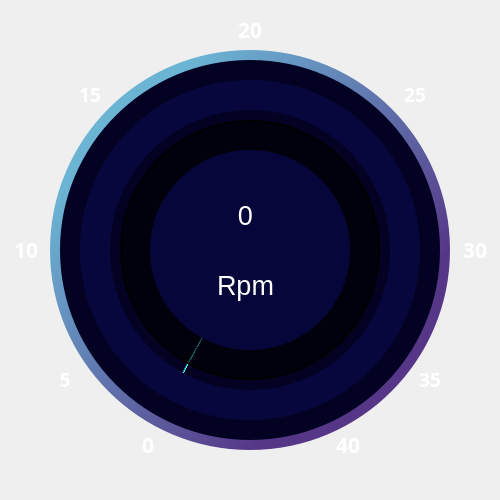
      <widget class="QFrame" name="rpmFrame_3">
       <property name="geometry">
        <rect>
         <x>100</x>
         <y>110</y>
         <width>500</width>
         <height>500</height>
        </rect>
       </property>
       <property name="styleSheet">
        <string notr="true">background-color: none;</string>
       </property>
       <property name="frameShape">
        <enum>QFrame::NoFrame</enum>
       </property>
       <property name="frameShadow">
        <enum>QFrame::Raised</enum>
       </property>
       <widget class="QLabel" name="label10_3">
        <property name="geometry">
         <rect>
          <x>10</x>
          <y>230</y>
          <width>32</width>
          <height>40</height>
         </rect>
        </property>
        <property name="maximumSize">
         <size>
          <width>47</width>
          <height>16777215</height>
         </size>
        </property>
        <property name="font">
         <font>
          <pointsize>15</pointsize>
         </font>
        </property>
        <property name="styleSheet">
         <string notr="true">color: rgb(255, 255, 255);
background-color: none;</string>
        </property>
        <property name="text">
         <string>&lt;p&gt;&lt;span style=&quot; font-size:16pt; font-weight:600;font-family:Arial Black&quot;&gt;10&lt;/span&gt;&lt;/p&gt;</string>
        </property>
        <property name="alignment">
         <set>Qt::AlignCenter</set>
        </property>
       </widget>
       <widget class="QLabel" name="label30_3">
        <property name="geometry">
         <rect>
          <x>460</x>
          <y>230</y>
          <width>30</width>
          <height>40</height>
         </rect>
        </property>
        <property name="maximumSize">
         <size>
          <width>47</width>
          <height>16777215</height>
         </size>
        </property>
        <property name="font">
         <font>
          <pointsize>15</pointsize>
         </font>
        </property>
        <property name="styleSheet">
         <string notr="true">color: rgb(255, 255, 255);
background-color: none;</string>
        </property>
        <property name="text">
         <string>&lt;p&gt;&lt;span style=&quot; font-size:16pt; font-weight:600;font-family:Arial Black&quot;&gt;30&lt;/span&gt;&lt;/p&gt;</string>
        </property>
        <property name="alignment">
         <set>Qt::AlignCenter</set>
        </property>
       </widget>
       <widget class="QLabel" name="label20_3">
        <property name="geometry">
         <rect>
          <x>235</x>
          <y>10</y>
          <width>30</width>
          <height>40</height>
         </rect>
        </property>
        <property name="maximumSize">
         <size>
          <width>47</width>
          <height>16777215</height>
         </size>
        </property>
        <property name="font">
         <font>
          <pointsize>15</pointsize>
         </font>
        </property>
        <property name="styleSheet">
         <string notr="true">color: rgb(255, 255, 255);
background-color: none;</string>
        </property>
        <property name="text">
         <string>&lt;p&gt;&lt;span style=&quot; font-size:16pt; font-weight:600;font-family:Arial Black&quot;&gt;20&lt;/span&gt;&lt;/p&gt;</string>
        </property>
        <property name="alignment">
         <set>Qt::AlignCenter</set>
        </property>
       </widget>
       <widget class="QFrame" name="rpmGradient_3">
        <property name="geometry">
         <rect>
          <x>50</x>
          <y>50</y>
          <width>400</width>
          <height>400</height>
         </rect>
        </property>
        <property name="styleSheet">
         <string notr="true">border-radius: 200px;
background-color: qlineargradient(spread:pad, x1:0, y1:0, x2:1, y2:0.977273, stop:0.191111 rgba(107, 180, 212, 255), stop:0.762222 rgba(86, 55, 135, 255));</string>
        </property>
        <property name="frameShape">
         <enum>QFrame::NoFrame</enum>
        </property>
        <property name="frameShadow">
         <enum>QFrame::Raised</enum>
        </property>
       </widget>
       <widget class="QLabel" name="label0_3">
        <property name="geometry">
         <rect>
          <x>133</x>
          <y>425</y>
          <width>30</width>
          <height>40</height>
         </rect>
        </property>
        <property name="maximumSize">
         <size>
          <width>47</width>
          <height>16777215</height>
         </size>
        </property>
        <property name="font">
         <font>
          <pointsize>15</pointsize>
          <bold>true</bold>
         </font>
        </property>
        <property name="styleSheet">
         <string notr="true">color: rgb(255, 255, 255);
background-color:#00000000;</string>
        </property>
        <property name="text">
         <string>&lt;p&gt;&lt;span style=&quot; font-size:16pt; font-weight:600;font-family:Arial Black&quot;&gt;0&lt;/span&gt;&lt;/p&gt;</string>
        </property>
        <property name="alignment">
         <set>Qt::AlignCenter</set>
        </property>
       </widget>
       <widget class="QLabel" name="label5_3">
        <property name="geometry">
         <rect>
          <x>50</x>
          <y>360</y>
          <width>30</width>
          <height>40</height>
         </rect>
        </property>
        <property name="maximumSize">
         <size>
          <width>47</width>
          <height>16777215</height>
         </size>
        </property>
        <property name="font">
         <font>
          <pointsize>12</pointsize>
         </font>
        </property>
        <property name="styleSheet">
         <string notr="true">color: rgb(255, 255, 255);
background-color:#00000000;</string>
        </property>
        <property name="text">
         <string>&lt;p&gt;&lt;span style=&quot; font-size:14pt; font-weight:600;font-family:Arial Black&quot;&gt;5&lt;/span&gt;&lt;/p&gt;</string>
        </property>
        <property name="alignment">
         <set>Qt::AlignCenter</set>
        </property>
       </widget>
       <widget class="QLabel" name="label40_3">
        <property name="geometry">
         <rect>
          <x>333</x>
          <y>425</y>
          <width>30</width>
          <height>40</height>
         </rect>
        </property>
        <property name="maximumSize">
         <size>
          <width>47</width>
          <height>16777215</height>
         </size>
        </property>
        <property name="font">
         <font>
          <pointsize>15</pointsize>
         </font>
        </property>
        <property name="styleSheet">
         <string notr="true">color: rgb(255, 255, 255);
background-color:#00000000;</string>
        </property>
        <property name="text">
         <string>&lt;p&gt;&lt;span style=&quot; font-size:16pt; font-weight:600;font-family:Arial Black;&quot;&gt;40&lt;/span&gt;&lt;/p&gt;</string>
        </property>
        <property name="alignment">
         <set>Qt::AlignCenter</set>
        </property>
       </widget>
       <widget class="QLabel" name="label35_3">
        <property name="geometry">
         <rect>
          <x>415</x>
          <y>360</y>
          <width>30</width>
          <height>40</height>
         </rect>
        </property>
        <property name="maximumSize">
         <size>
          <width>47</width>
          <height>16777215</height>
         </size>
        </property>
        <property name="font">
         <font>
          <pointsize>12</pointsize>
         </font>
        </property>
        <property name="styleSheet">
         <string notr="true">color: rgb(255, 255, 255);
background-color:#00000000;</string>
        </property>
        <property name="text">
         <string>&lt;p&gt;&lt;span style=&quot; font-size:14pt; font-weight:600;font-family:Arial Black;&quot;&gt;35&lt;/span&gt;&lt;/p&gt;</string>
        </property>
        <property name="alignment">
         <set>Qt::AlignCenter</set>
        </property>
       </widget>
       <widget class="QFrame" name="rpmFrame1_3">
        <property name="geometry">
         <rect>
          <x>60</x>
          <y>60</y>
          <width>380</width>
          <height>380</height>
         </rect>
        </property>
        <property name="styleSheet">
         <string notr="true">background-color: rgb(3, 2, 34);
border-radius: 190px;</string>
        </property>
        <property name="frameShape">
         <enum>QFrame::NoFrame</enum>
        </property>
        <property name="frameShadow">
         <enum>QFrame::Raised</enum>
        </property>
       </widget>
       <widget class="QFrame" name="rpmFrame2_3">
        <property name="geometry">
         <rect>
          <x>80</x>
          <y>80</y>
          <width>340</width>
          <height>340</height>
         </rect>
        </property>
        <property name="styleSheet">
         <string notr="true">background-color: rgb(7, 7, 61);
border-radius: 170px;</string>
        </property>
        <property name="frameShape">
         <enum>QFrame::NoFrame</enum>
        </property>
        <property name="frameShadow">
         <enum>QFrame::Raised</enum>
        </property>
       </widget>
       <widget class="QFrame" name="rpmFrame3_3">
        <property name="geometry">
         <rect>
          <x>110</x>
          <y>110</y>
          <width>280</width>
          <height>280</height>
         </rect>
        </property>
        <property name="styleSheet">
         <string notr="true">
border-radius: 140px;
background-color: rgb(255, 255, 255);
background-color: rgb(3, 2, 34);</string>
        </property>
        <property name="frameShape">
         <enum>QFrame::NoFrame</enum>
        </property>
        <property name="frameShadow">
         <enum>QFrame::Raised</enum>
        </property>
       </widget>
       <widget class="QFrame" name="rpmFrame4_3">
        <property name="geometry">
         <rect>
          <x>150</x>
          <y>150</y>
          <width>200</width>
          <height>200</height>
         </rect>
        </property>
        <property name="styleSheet">
         <string notr="true">background-color: rgb(6, 6, 58);
border-radius:100px;</string>
        </property>
        <property name="frameShape">
         <enum>QFrame::NoFrame</enum>
        </property>
        <property name="frameShadow">
         <enum>QFrame::Raised</enum>
        </property>
        <widget class="QLabel" name="rpm_3">
         <property name="geometry">
          <rect>
           <x>50</x>
           <y>30</y>
           <width>91</width>
           <height>71</height>
          </rect>
         </property>
         <property name="font">
          <font>
           <pointsize>20</pointsize>
          </font>
         </property>
         <property name="styleSheet">
          <string notr="true">color: #ffffff</string>
         </property>
         <property name="text">
          <string>0</string>
         </property>
         <property name="alignment">
          <set>Qt::AlignCenter</set>
         </property>
        </widget>
        <widget class="QLabel" name="sabitRpm_3">
         <property name="geometry">
          <rect>
           <x>50</x>
           <y>100</y>
           <width>91</width>
           <height>71</height>
          </rect>
         </property>
         <property name="font">
          <font>
           <pointsize>20</pointsize>
          </font>
         </property>
         <property name="styleSheet">
          <string notr="true">color: #ffffff</string>
         </property>
         <property name="text">
          <string>Rpm</string>
         </property>
         <property name="alignment">
          <set>Qt::AlignCenter</set>
         </property>
        </widget>
       </widget>
       <widget class="QFrame" name="rpmProgress_3">
        <property name="geometry">
         <rect>
          <x>110</x>
          <y>110</y>
          <width>280</width>
          <height>280</height>
         </rect>
        </property>
        <property name="styleSheet">
         <string notr="true">background-color: qconicalgradient(cx:0.5, cy:0.5, angle:242.2, stop:0.998 rgba(0, 0, 0, 0), stop:0.9999 rgba(64, 249, 243, 255));
border-radius: 140px;

</string>
        </property>
        <property name="frameShape">
         <enum>QFrame::NoFrame</enum>
        </property>
        <property name="frameShadow">
         <enum>QFrame::Raised</enum>
        </property>
        <widget class="QFrame" name="rpmGolge_3">
         <property name="geometry">
          <rect>
           <x>10</x>
           <y>10</y>
           <width>260</width>
           <height>260</height>
          </rect>
         </property>
         <property name="styleSheet">
          <string notr="true">border-radius: 130px;
background-color: rgba(0, 0, 0,150);
border-width: 2px;
border-style: solid;</string>
         </property>
         <property name="frameShape">
          <enum>QFrame::NoFrame</enum>
         </property>
         <property name="frameShadow">
          <enum>QFrame::Raised</enum>
         </property>
        </widget>
       </widget>
       <widget class="QLabel" name="label15_3">
        <property name="geometry">
         <rect>
          <x>75</x>
          <y>75</y>
          <width>30</width>
          <height>40</height>
         </rect>
        </property>
        <property name="maximumSize">
         <size>
          <width>47</width>
          <height>16777215</height>
         </size>
        </property>
        <property name="font">
         <font>
          <pointsize>15</pointsize>
         </font>
        </property>
        <property name="styleSheet">
         <string notr="true">color: rgb(255, 255, 255);
background-color: none;</string>
        </property>
        <property name="text">
         <string>&lt;p&gt;&lt;span style=&quot; font-size:14pt; font-weight:600;font-family:Arial Black&quot;&gt;15&lt;/span&gt;&lt;/p&gt;</string>
        </property>
        <property name="alignment">
         <set>Qt::AlignCenter</set>
        </property>
       </widget>
       <widget class="QLabel" name="label25_3">
        <property name="geometry">
         <rect>
          <x>400</x>
          <y>75</y>
          <width>30</width>
          <height>40</height>
         </rect>
        </property>
        <property name="maximumSize">
         <size>
          <width>47</width>
          <height>16777215</height>
         </size>
        </property>
        <property name="font">
         <font>
          <pointsize>15</pointsize>
         </font>
        </property>
        <property name="styleSheet">
         <string notr="true">color: rgb(255, 255, 255);
background-color: none;</string>
        </property>
        <property name="text">
         <string>&lt;p&gt;&lt;span style=&quot; font-size:14pt; font-weight:600;font-family:Arial Black&quot;&gt;25&lt;/span&gt;&lt;/p&gt;</string>
        </property>
        <property name="alignment">
         <set>Qt::AlignCenter</set>
        </property>
       </widget>
       <zorder>label10_3</zorder>
       <zorder>label30_3</zorder>
       <zorder>label20_3</zorder>
       <zorder>rpmGradient_3</zorder>
       <zorder>label0_3</zorder>
       <zorder>label5_3</zorder>
       <zorder>label40_3</zorder>
       <zorder>label35_3</zorder>
       <zorder>rpmFrame1_3</zorder>
       <zorder>rpmFrame2_3</zorder>
       <zorder>rpmFrame3_3</zorder>
       <zorder>label15_3</zorder>
       <zorder>label25_3</zorder>
       <zorder>rpmProgress_3</zorder>
       <zorder>rpmFrame4_3</zorder>
      </widget>
